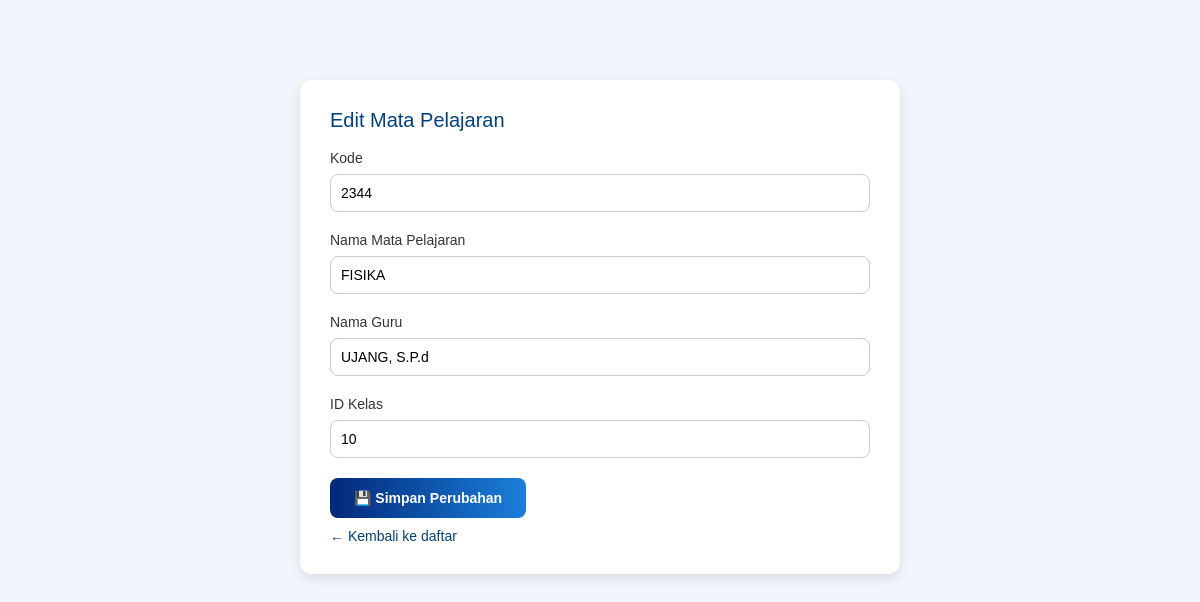
Screenshot of /siswa/mata-pelajaran/edit.php?id=1 with the database file from the repository.
### tables this page shows
CREATE TABLE `t_mapel` (
  `id` int NOT NULL,
  `id_guru` int NOT NULL,
  `nama_mapel` varchar(30) DEFAULT NULL,
  `nama_guru` varchar(30) DEFAULT NULL,
  `kode` varchar(20) DEFAULT NULL,
  `id_sekolah` int NOT NULL,
  `id_kelas` int NOT NULL
);

### siswa/mata-pelajaran/edit.php (the view, shortened to what this page needs)
<?php
include('../../koneksi.php');
$id = isset($_GET['id']) ? intval($_GET['id']) : 0;
$query = mysqli_query($conn, "SELECT * FROM t_mapel WHERE id = $id");
$data = mysqli_fetch_assoc($query);
?>
<!DOCTYPE html>
<html lang="id">
<head>
  <link rel="stylesheet" href="../../vendors/typicons.font/font/typicons.css">
  <link rel="stylesheet" href="../../vendors/css/vendor.bundle.base.css">
  <link rel="stylesheet" href="../css/vertical-layout-light/style.css">
</head>
<body>
<div class="form-container">
  <h3>Edit Mata Pelajaran</h3>
  <form method="post">
    <label for="kode">Kode</label>
    <input type="text" id="kode" name="kode" value="<?= htmlspecialchars($data['kode']); ?>" required>
    <label for="nama_mapel">Nama Mata Pelajaran</label>
    <input type="text" id="nama_mapel" name="nama_mapel" value="<?= htmlspecialchars($data['nama_mapel']); ?>" required>
    <label for="nama_guru">Nama Guru</label>
    <input type="text" id="nama_guru" name="nama_guru" value="<?= htmlspecialchars($data['nama_guru']); ?>" required>
    <label for="id_kelas">ID Kelas</label>
    <input type="number" id="id_kelas" name="id_kelas" value="<?= htmlspecialchars($data['id_kelas']); ?>" required>
    <button type="submit">💾 Simpan Perubahan</button>
    <br>
    <a class="kembali" href="index.php">← Kembali ke daftar</a>
  </form>
</div>
</body>
</html>

### siswa/mata-pelajaran/edit.php (style rules this page uses)
body { background-color: #f2f6fc; font-family: 'Poppins', sans-serif; }
.form-container { max-width: 600px; margin: 80px auto; background: white; padding: 30px; border-radius: 12px; box-shadow: 0 4px 12px rgba(0,0,0,0.1); }
h3 { margin-bottom: 20px; color: #004080; }
label { font-weight: 500; display: block; margin-bottom: 8px; color: #333; }
input[type="text"], input[type="number"] { width: 100%; padding: 10px; margin-bottom: 20px; border: 1px solid #ccc; border-radius: 8px; }
button { background: linear-gradient(90deg,#02287a,#1b7fdb); color: white; border: none; padding: 12px 24px; border-radius: 8px; cursor: pointer; font-weight: 600; }
a.kembali { display: inline-block; margin-top: 10px; color: #004080; text-decoration: none; font-weight: 500; }

### rows the page displays
t_mapel: kode "2344", nama_mapel "FISIKA", nama_guru "UJANG, S.P.d", id_kelas "10"
